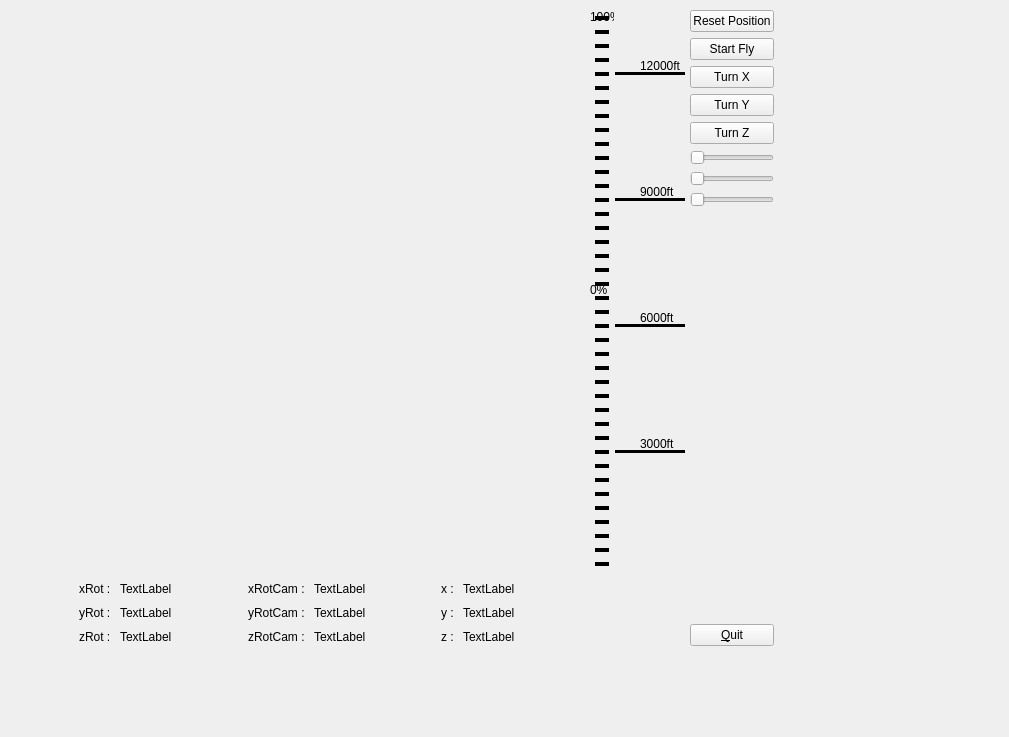
<?xml version="1.0" encoding="UTF-8"?>
<ui version="4.0">
 <class>MainWindow</class>
 <widget class="QMainWindow" name="MainWindow">
  <property name="windowModality">
   <enum>Qt::ApplicationModal</enum>
  </property>
  <property name="geometry">
   <rect>
    <x>0</x>
    <y>0</y>
    <width>1009</width>
    <height>737</height>
   </rect>
  </property>
  <property name="windowTitle">
   <string>3AxisAcc3D</string>
  </property>
  <property name="autoFillBackground">
   <bool>false</bool>
  </property>
  <property name="styleSheet">
   <string notr="true"/>
  </property>
  <widget class="QWidget" name="centralwidget">
   <widget class="GLWidget" name="widget" native="true">
    <property name="geometry">
     <rect>
      <x>10</x>
      <y>10</y>
      <width>574</width>
      <height>564</height>
     </rect>
    </property>
    <property name="sizePolicy">
     <sizepolicy hsizetype="Preferred" vsizetype="Expanding">
      <horstretch>0</horstretch>
      <verstretch>0</verstretch>
     </sizepolicy>
    </property>
   </widget>
   <widget class="QProgressBar" name="progressBar">
    <property name="geometry">
     <rect>
      <x>590</x>
      <y>10</y>
      <width>24</width>
      <height>561</height>
     </rect>
    </property>
    <property name="font">
     <font>
      <pointsize>9</pointsize>
     </font>
    </property>
    <property name="layoutDirection">
     <enum>Qt::LeftToRight</enum>
    </property>
    <property name="autoFillBackground">
     <bool>false</bool>
    </property>
    <property name="styleSheet">
     <string notr="true">QProgressBar {
    border: none; /* Kenarlığı kaldırır */
    background-color: transparent; /* Arkaplan rengini transparan yapar */
}

QProgressBar::chunk {
    background-color: red; /* İlerleme çizgilerinin başlangıç rengi (siyah) */
    width: 10px; /* Her bir ilerleme noktasının genişliği */
    margin: 5px; /* Noktalar arasındaki boşluk */
	height: 4px;
}</string>
    </property>
    <property name="maximum">
     <number>13320</number>
    </property>
    <property name="value">
     <number>0</number>
    </property>
    <property name="alignment">
     <set>Qt::AlignLeading|Qt::AlignLeft|Qt::AlignVCenter</set>
    </property>
    <property name="textVisible">
     <bool>true</bool>
    </property>
    <property name="orientation">
     <enum>Qt::Vertical</enum>
    </property>
    <property name="invertedAppearance">
     <bool>false</bool>
    </property>
    <property name="textDirection">
     <enum>QProgressBar::TopToBottom</enum>
    </property>
    <property name="format">
     <string>%p%</string>
    </property>
   </widget>
   <widget class="QWidget" name="layoutWidget">
    <property name="geometry">
     <rect>
      <x>10</x>
      <y>580</y>
      <width>574</width>
      <height>66</height>
     </rect>
    </property>
    <layout class="QHBoxLayout" name="horizontalLayout_7">
     <item>
      <spacer name="horizontalSpacer_5">
       <property name="orientation">
        <enum>Qt::Horizontal</enum>
       </property>
       <property name="sizeHint" stdset="0">
        <size>
         <width>68</width>
         <height>20</height>
        </size>
       </property>
      </spacer>
     </item>
     <item>
      <layout class="QHBoxLayout" name="horizontalLayout_3">
       <item>
        <layout class="QVBoxLayout" name="layoutLabelRot">
         <item>
          <widget class="QLabel" name="labelxRot">
           <property name="text">
            <string>xRot : </string>
           </property>
          </widget>
         </item>
         <item>
          <widget class="QLabel" name="labelyRot">
           <property name="text">
            <string>yRot :</string>
           </property>
          </widget>
         </item>
         <item>
          <widget class="QLabel" name="labelzRot">
           <property name="text">
            <string>zRot :</string>
           </property>
          </widget>
         </item>
        </layout>
       </item>
       <item>
        <layout class="QVBoxLayout" name="layoutRot">
         <item>
          <widget class="QLabel" name="xRot">
           <property name="text">
            <string>TextLabel</string>
           </property>
          </widget>
         </item>
         <item>
          <widget class="QLabel" name="yRot">
           <property name="text">
            <string>TextLabel</string>
           </property>
          </widget>
         </item>
         <item>
          <widget class="QLabel" name="zRot">
           <property name="text">
            <string>TextLabel</string>
           </property>
          </widget>
         </item>
        </layout>
       </item>
      </layout>
     </item>
     <item>
      <spacer name="horizontalSpacer_3">
       <property name="orientation">
        <enum>Qt::Horizontal</enum>
       </property>
       <property name="sizeHint" stdset="0">
        <size>
         <width>68</width>
         <height>20</height>
        </size>
       </property>
      </spacer>
     </item>
     <item>
      <layout class="QHBoxLayout" name="horizontalLayout">
       <item>
        <layout class="QVBoxLayout" name="layoutLabelRotCam">
         <item>
          <widget class="QLabel" name="labelxRotCam">
           <property name="text">
            <string>xRotCam : </string>
           </property>
          </widget>
         </item>
         <item>
          <widget class="QLabel" name="labelyRotCam">
           <property name="text">
            <string>yRotCam : </string>
           </property>
          </widget>
         </item>
         <item>
          <widget class="QLabel" name="labelzRotCam">
           <property name="text">
            <string>zRotCam : </string>
           </property>
          </widget>
         </item>
        </layout>
       </item>
       <item>
        <layout class="QVBoxLayout" name="layoutRotCam">
         <item>
          <widget class="QLabel" name="xRotCam">
           <property name="text">
            <string>TextLabel</string>
           </property>
          </widget>
         </item>
         <item>
          <widget class="QLabel" name="yRotCam">
           <property name="text">
            <string>TextLabel</string>
           </property>
          </widget>
         </item>
         <item>
          <widget class="QLabel" name="zRotCam">
           <property name="text">
            <string>TextLabel</string>
           </property>
          </widget>
         </item>
        </layout>
       </item>
      </layout>
     </item>
     <item>
      <spacer name="horizontalSpacer_2">
       <property name="orientation">
        <enum>Qt::Horizontal</enum>
       </property>
       <property name="sizeHint" stdset="0">
        <size>
         <width>68</width>
         <height>20</height>
        </size>
       </property>
      </spacer>
     </item>
     <item>
      <layout class="QHBoxLayout" name="horizontalLayout_2">
       <item>
        <layout class="QVBoxLayout" name="layoutLabelAngle">
         <item>
          <widget class="QLabel" name="labelx">
           <property name="text">
            <string>x : </string>
           </property>
          </widget>
         </item>
         <item>
          <widget class="QLabel" name="labely">
           <property name="text">
            <string>y : </string>
           </property>
          </widget>
         </item>
         <item>
          <widget class="QLabel" name="labelz">
           <property name="text">
            <string>z : </string>
           </property>
          </widget>
         </item>
        </layout>
       </item>
       <item>
        <layout class="QVBoxLayout" name="layoutAngle">
         <item>
          <widget class="QLabel" name="xAngle">
           <property name="text">
            <string>TextLabel</string>
           </property>
          </widget>
         </item>
         <item>
          <widget class="QLabel" name="yAngle">
           <property name="text">
            <string>TextLabel</string>
           </property>
          </widget>
         </item>
         <item>
          <widget class="QLabel" name="zAngle">
           <property name="text">
            <string>TextLabel</string>
           </property>
          </widget>
         </item>
        </layout>
       </item>
      </layout>
     </item>
     <item>
      <spacer name="horizontalSpacer_4">
       <property name="orientation">
        <enum>Qt::Horizontal</enum>
       </property>
       <property name="sizeHint" stdset="0">
        <size>
         <width>68</width>
         <height>20</height>
        </size>
       </property>
      </spacer>
     </item>
    </layout>
   </widget>
   <widget class="QWidget" name="layoutWidget">
    <property name="geometry">
     <rect>
      <x>690</x>
      <y>10</y>
      <width>84</width>
      <height>636</height>
     </rect>
    </property>
    <layout class="QVBoxLayout" name="layoutQuit">
     <item>
      <widget class="QPushButton" name="pushButton_2">
       <property name="text">
        <string>Reset Position</string>
       </property>
      </widget>
     </item>
     <item>
      <widget class="QPushButton" name="pushButton_3">
       <property name="text">
        <string>Start Fly</string>
       </property>
      </widget>
     </item>
     <item>
      <widget class="QPushButton" name="pushButton_4">
       <property name="text">
        <string>Turn X</string>
       </property>
      </widget>
     </item>
     <item>
      <widget class="QPushButton" name="pushButton_5">
       <property name="text">
        <string>Turn Y</string>
       </property>
      </widget>
     </item>
     <item>
      <widget class="QPushButton" name="pushButton_6">
       <property name="text">
        <string>Turn Z</string>
       </property>
      </widget>
     </item>
     <item>
      <widget class="QSlider" name="horizontalSliderX">
       <property name="orientation">
        <enum>Qt::Horizontal</enum>
       </property>
      </widget>
     </item>
     <item>
      <widget class="QSlider" name="horizontalSliderY">
       <property name="orientation">
        <enum>Qt::Horizontal</enum>
       </property>
      </widget>
     </item>
     <item>
      <widget class="QSlider" name="horizontalSliderZ">
       <property name="orientation">
        <enum>Qt::Horizontal</enum>
       </property>
      </widget>
     </item>
     <item>
      <spacer name="verticalSpacer">
       <property name="orientation">
        <enum>Qt::Vertical</enum>
       </property>
       <property name="sizeHint" stdset="0">
        <size>
         <width>20</width>
         <height>40</height>
        </size>
       </property>
      </spacer>
     </item>
     <item>
      <widget class="QPushButton" name="pushButton">
       <property name="text">
        <string>&amp;Quit</string>
       </property>
      </widget>
     </item>
    </layout>
   </widget>
   <widget class="QProgressBar" name="progressBar_2">
    <property name="geometry">
     <rect>
      <x>590</x>
      <y>10</y>
      <width>24</width>
      <height>561</height>
     </rect>
    </property>
    <property name="sizePolicy">
     <sizepolicy hsizetype="Fixed" vsizetype="Expanding">
      <horstretch>0</horstretch>
      <verstretch>0</verstretch>
     </sizepolicy>
    </property>
    <property name="styleSheet">
     <string notr="true">QProgressBar {
    border: none; /* Kenarlığı kaldırır */
    background-color: transparent; /* Arkaplan rengini transparan yapar */
}

QProgressBar::chunk {
    background-color: black; /* İlerleme çizgilerinin başlangıç rengi (siyah) */
    width: 10px; /* Her bir ilerleme noktasının genişliği */
    margin: 5px; /* Noktalar arasındaki boşluk */
	height: 4px;
}</string>
    </property>
    <property name="maximum">
     <number>13120</number>
    </property>
    <property name="value">
     <number>13120</number>
    </property>
    <property name="orientation">
     <enum>Qt::Vertical</enum>
    </property>
    <property name="textDirection">
     <enum>QProgressBar::TopToBottom</enum>
    </property>
    <property name="format">
     <string>%p%</string>
    </property>
   </widget>
   <widget class="QLabel" name="label_3">
    <property name="geometry">
     <rect>
      <x>640</x>
      <y>436</y>
      <width>49</width>
      <height>16</height>
     </rect>
    </property>
    <property name="text">
     <string>3000ft</string>
    </property>
   </widget>
   <widget class="Line" name="line_1">
    <property name="geometry">
     <rect>
      <x>615</x>
      <y>450</y>
      <width>70</width>
      <height>3</height>
     </rect>
    </property>
    <property name="frameShadow">
     <enum>QFrame::Plain</enum>
    </property>
    <property name="lineWidth">
     <number>10</number>
    </property>
    <property name="midLineWidth">
     <number>2</number>
    </property>
    <property name="orientation">
     <enum>Qt::Horizontal</enum>
    </property>
   </widget>
   <widget class="QLabel" name="label_6">
    <property name="geometry">
     <rect>
      <x>640</x>
      <y>310</y>
      <width>49</width>
      <height>16</height>
     </rect>
    </property>
    <property name="text">
     <string>6000ft</string>
    </property>
   </widget>
   <widget class="Line" name="line_2">
    <property name="geometry">
     <rect>
      <x>615</x>
      <y>324</y>
      <width>70</width>
      <height>3</height>
     </rect>
    </property>
    <property name="frameShadow">
     <enum>QFrame::Plain</enum>
    </property>
    <property name="lineWidth">
     <number>10</number>
    </property>
    <property name="midLineWidth">
     <number>2</number>
    </property>
    <property name="orientation">
     <enum>Qt::Horizontal</enum>
    </property>
   </widget>
   <widget class="Line" name="line_3">
    <property name="geometry">
     <rect>
      <x>615</x>
      <y>198</y>
      <width>70</width>
      <height>3</height>
     </rect>
    </property>
    <property name="frameShadow">
     <enum>QFrame::Plain</enum>
    </property>
    <property name="lineWidth">
     <number>10</number>
    </property>
    <property name="midLineWidth">
     <number>2</number>
    </property>
    <property name="orientation">
     <enum>Qt::Horizontal</enum>
    </property>
   </widget>
   <widget class="QLabel" name="label_9">
    <property name="geometry">
     <rect>
      <x>640</x>
      <y>184</y>
      <width>49</width>
      <height>16</height>
     </rect>
    </property>
    <property name="text">
     <string>9000ft</string>
    </property>
   </widget>
   <widget class="Line" name="line_4">
    <property name="geometry">
     <rect>
      <x>615</x>
      <y>72</y>
      <width>70</width>
      <height>3</height>
     </rect>
    </property>
    <property name="frameShadow">
     <enum>QFrame::Plain</enum>
    </property>
    <property name="lineWidth">
     <number>10</number>
    </property>
    <property name="midLineWidth">
     <number>2</number>
    </property>
    <property name="orientation">
     <enum>Qt::Horizontal</enum>
    </property>
   </widget>
   <widget class="QLabel" name="label_12">
    <property name="geometry">
     <rect>
      <x>640</x>
      <y>58</y>
      <width>49</width>
      <height>16</height>
     </rect>
    </property>
    <property name="text">
     <string>12000ft</string>
    </property>
   </widget>
   <zorder>line_2</zorder>
   <zorder>line_1</zorder>
   <zorder>line_3</zorder>
   <zorder>line_4</zorder>
   <zorder>progressBar_2</zorder>
   <zorder>progressBar</zorder>
   <zorder>widget</zorder>
   <zorder>layoutWidget</zorder>
   <zorder>layoutWidget</zorder>
   <zorder>label_9</zorder>
   <zorder>label_12</zorder>
   <zorder>label_3</zorder>
   <zorder>label_6</zorder>
  </widget>
 </widget>
 <customwidgets>
  <customwidget>
   <class>GLWidget</class>
   <extends>QWidget</extends>
   <header>glwidget.h</header>
   <container>1</container>
  </customwidget>
 </customwidgets>
 <resources/>
 <connections>
  <connection>
   <sender>pushButton</sender>
   <signal>clicked()</signal>
   <receiver>MainWindow</receiver>
   <slot>close()</slot>
   <hints>
    <hint type="sourcelabel">
     <x>748</x>
     <y>571</y>
    </hint>
    <hint type="destinationlabel">
     <x>776</x>
     <y>367</y>
    </hint>
   </hints>
  </connection>
 </connections>
</ui>
